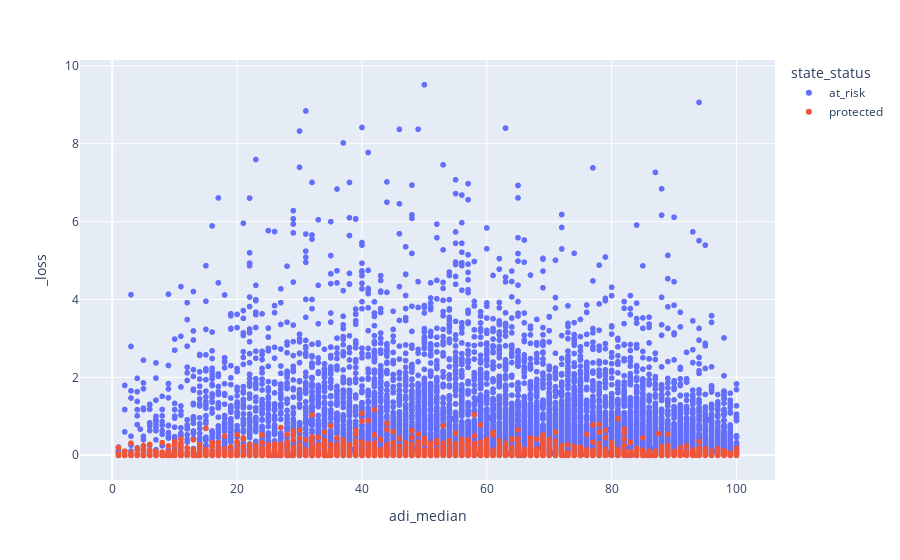

Here is the notebook cell this chart was saved with:
### Code cell
px.scatter(df, x='adi_median', y="_loss", color="state_status")

### Figure 1 — Plotly figure (JSON) as saved in the notebook; plotly's stock layout.template omitted (floating-point values rounded to 4 significant figures; data arrays with more than 128 entries replaced by an {"elided": "..."} marker saying what was removed)
{"data": [{"hovertemplate": "state_status=at_risk<br>adi_median=%{x}<br>_loss=%{y}<extra></extra>", "legendgroup": "at_risk", "marker": {"color": "#636efa", "symbol": "circle"}, "mode": "markers", "name": "at_risk", "showlegend": true, "type": "scattergl", "x": {"elided": "20055 float values"}, "xaxis": "x", "y": {"elided": "20055 float values"}, "yaxis": "y"}, {"hovertemplate": "state_status=protected<br>adi_median=%{x}<br>_loss=%{y}<extra></extra>", "legendgroup": "protected", "marker": {"color": "#EF553B", "symbol": "circle"}, "mode": "markers", "name": "protected", "showlegend": true, "type": "scattergl", "x": {"elided": "10916 float values"}, "xaxis": "x", "y": {"elided": "10916 float values"}, "yaxis": "y"}], "layout": {"legend": {"title": {"text": "state_status"}, "tracegroupgap": 0}, "margin": {"t": 60}, "xaxis": {"anchor": "y", "domain": [0, 1], "title": {"text": "adi_median"}}, "yaxis": {"anchor": "x", "domain": [0, 1], "title": {"text": "_loss"}}}}
